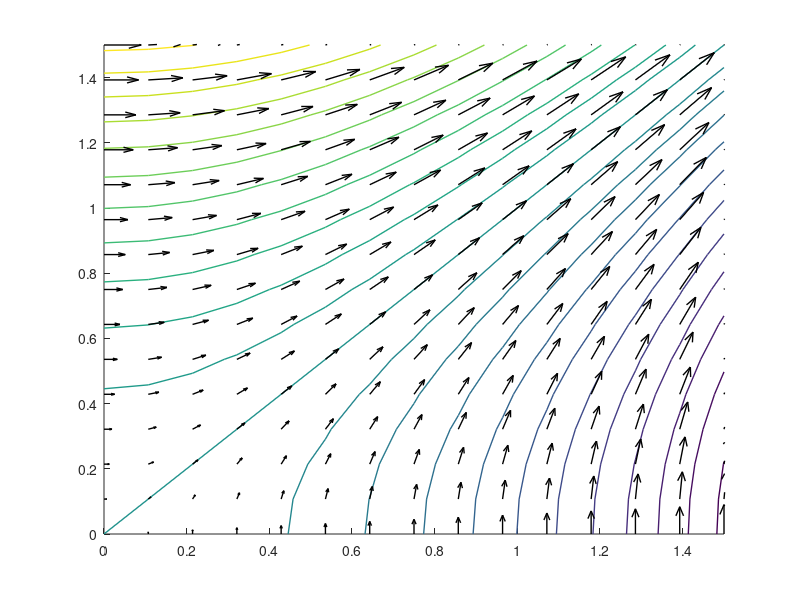

Recreate this plot in MATLAB.

B=1;
c=1;

[x,y] = meshgrid(linspace(0,1.5,15),linspace(0,1.5,15));

u_x = B.*y;
u_y = B.*x;

psi = ((B.*y.^2)/2)-((B.*x.^2)/2);


hold on
contour(x,y,psi,'LevelStep',0.1,'LineWidth',1);
quiver(x,y,u_x,u_y,'k','LineWidth',1);

xlim([0 1.5])
ylim([0 1.5])


hold off


